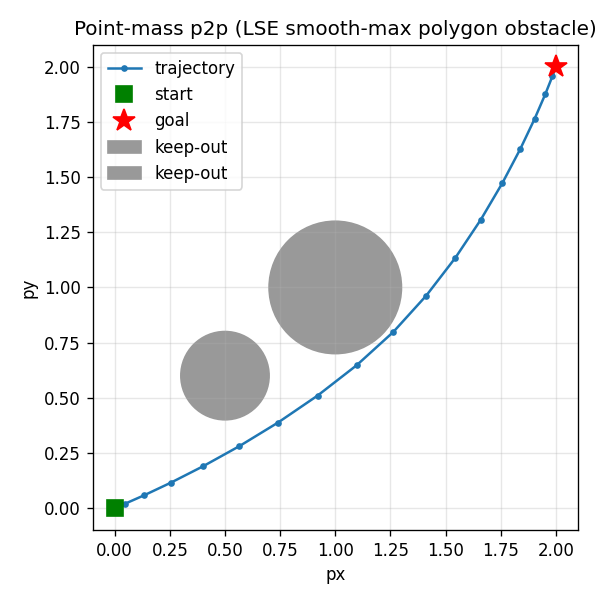

Recreate this plot in Python.
#!/usr/bin/env python3
#
# casadi_opti_reference.py
#
# Minimal CasADi Opti reference for the two hand-written fatrop OCPs in this repo
# (point_mass_obstacle_ocp.hpp and point_mass_lse_ocp.hpp). Same dynamics, cost
# and boundary conditions; only the obstacle inequality differs. Flip USE_LSE to
# switch between the circular obstacle and the LSE smooth-max polygon obstacle.
#
# Purpose: a comparison baseline against the low-level fatrop C++ interface, so
# nothing fancy. Uses fatrop as the solver via Opti's structure detection.
#
import casadi as ca

# ---- pick which problem to solve ------------------------------------------
USE_LSE = True   # False -> circular obstacle, True -> LSE smooth-max polygon

# ---- shared problem definition (matches main.cpp / main_lse.cpp) ----------
K = 20           # knots -> N = K-1 intervals
N = K - 1
dt = 0.1          # s
mass = 1.0

x_start = ca.DM([0.0, 0.0, 0.0, 0.0])   # at rest in origin
x_goal = ca.DM([2.0, 2.0, 0.0, 0.0])    # at rest in (2, 2)

# circular obstacle (point_mass_obstacle_ocp.hpp)
cx, cy = 1.0, 1.0
r_safe = 0.3

c2x, c2y = 0.5, 0.6
r2_safe = 0.2

# # LSE square obstacle (point_mass_lse_ocp.hpp): { p : A_l . p <= b_l }
# h = 0.45
# obs_A = ca.DM([[1.0, 0.0], [-1.0, 0.0], [0.0, 1.0], [0.0, -1.0]])
# obs_b = ca.DM([cx + h, -(cx - h), cy + h, -(cy - h)])
margin = 2e-2
alpha = ca.log(2) / margin   # sharpness = log(n_e) / max_approx
# margin = 0.05


def smooth_max(e):
    # (1/a) log sum exp(a e), max-shifted for numerical stability (see lse.hpp)
    m = ca.mmax(e)
    return m + ca.log(ca.sum1(ca.exp(alpha * (e - m)))) / alpha

def smooth_min(e):
    return -smooth_max(-e)


# ---- build the OCP with Opti ----------------------------------------------
opti = ca.Opti()

# per-stage decision variables (interleaved so fatrop can detect the structure)
X = []
U = []
for k in range(N):
    Xk = opti.variable(4)
    Uk = opti.variable(2)
    X.append(Xk)
    U.append(Uk)
Xk = opti.variable(4)
X.append(Xk)


def dynamics(x, u):  # explicit Euler double integrator
    return ca.vertcat(x[0] + dt * x[2],
                      x[1] + dt * x[3],
                      x[2] + dt * u[0] / mass,
                      x[3] + dt * u[1] / mass)


cost = 0
for k in range(N):
    opti.subject_to(X[k + 1] == dynamics(X[k], U[k]))   # dynamics gap
    cost += U[k][0] ** 2 + U[k][1] ** 2                 # control effort

    if k == 0:
        opti.subject_to(X[0] == x_start)                 # boundary: start

    px, py = X[k][0], X[k][1]
    if USE_LSE:
        # e = obs_A @ ca.vertcat(px, py) - obs_b
        e = ca.vertcat((px - cx) ** 2 + (py - cy) ** 2 - r_safe ** 2, (px - c2x) ** 2 + (py - c2y) ** 2 - r2_safe ** 2)
        opti.subject_to(smooth_min(ca.vec(e)) >= margin)
    else:
        # e = obs_A @ ca.vertcat(px, py) - obs_b
        # for i in range(e.shape[0]):
        #     opti.subject_to(e[i] >= 0)
        opti.subject_to((px - cx) ** 2 + (py - cy) ** 2 >= r_safe ** 2)
        opti.subject_to((px - c2x) ** 2 + (py - c2y) ** 2 >= r2_safe ** 2)
    
opti.subject_to(X[N] == x_goal)              # boundary: goal

opti.minimize(cost)

# straight-line warm start
for k in range(K):
    a = k / (K - 1)
    opti.set_initial(X[k], (1 - a) * x_start + a * x_goal)

# ---- solve with fatrop -----------------------------------------------------
opti.solver("fatrop", {"structure_detection": "auto", "expand": True, 'debug': True},
            {"max_iter": 40, "tol": 1e-4})

sol = opti.solve()

# ---- report ----------------------------------------------------------------
name = "LSE smooth-max polygon" if USE_LSE else "circular"
print(f"\n=== Point-mass p2p with {name} obstacle (CasADi Opti + fatrop) ===")
px = [float(sol.value(X[k][0])) for k in range(K)]
py = [float(sol.value(X[k][1])) for k in range(K)]
min_clear = float("inf")
for k in range(K):
    dist = ((px[k] - cx) ** 2 + (py[k] - cy) ** 2) ** 0.5
    min_clear = min(min_clear, dist)
    if k % 5 == 0 or k == K - 1:
        print(f"k={k:2d}  p=({px[k]:7.4f}, {py[k]:7.4f})  dist_to_centre={dist:.4f}")
print(f"\nMinimum clearance to obstacle centre : {min_clear:.4f}")

# ---- simple visualisation --------------------------------------------------
import matplotlib.pyplot as plt

fig, ax = plt.subplots(figsize=(5, 5))
ax.plot(px, py, "o-", ms=3, color="tab:blue", label="trajectory")
ax.plot(*x_start[:2].full().ravel(), "gs", ms=10, label="start")
ax.plot(*x_goal[:2].full().ravel(), "r*", ms=14, label="goal")
ax.add_patch(plt.Circle((cx, cy), r_safe, color="0.6", label="keep-out"))
ax.add_patch(plt.Circle((c2x, c2y), r2_safe, color="0.6", label="keep-out"))
ax.set_aspect("equal")
ax.set_xlabel("px")
ax.set_ylabel("py")
ax.set_title(f"Point-mass p2p ({name} obstacle)")
ax.legend()
ax.grid(True, alpha=0.3)
plt.tight_layout()
plt.savefig("casadi_opti_reference.png", dpi=120)
print("Plot written to casadi_opti_reference.png")
plt.show()
